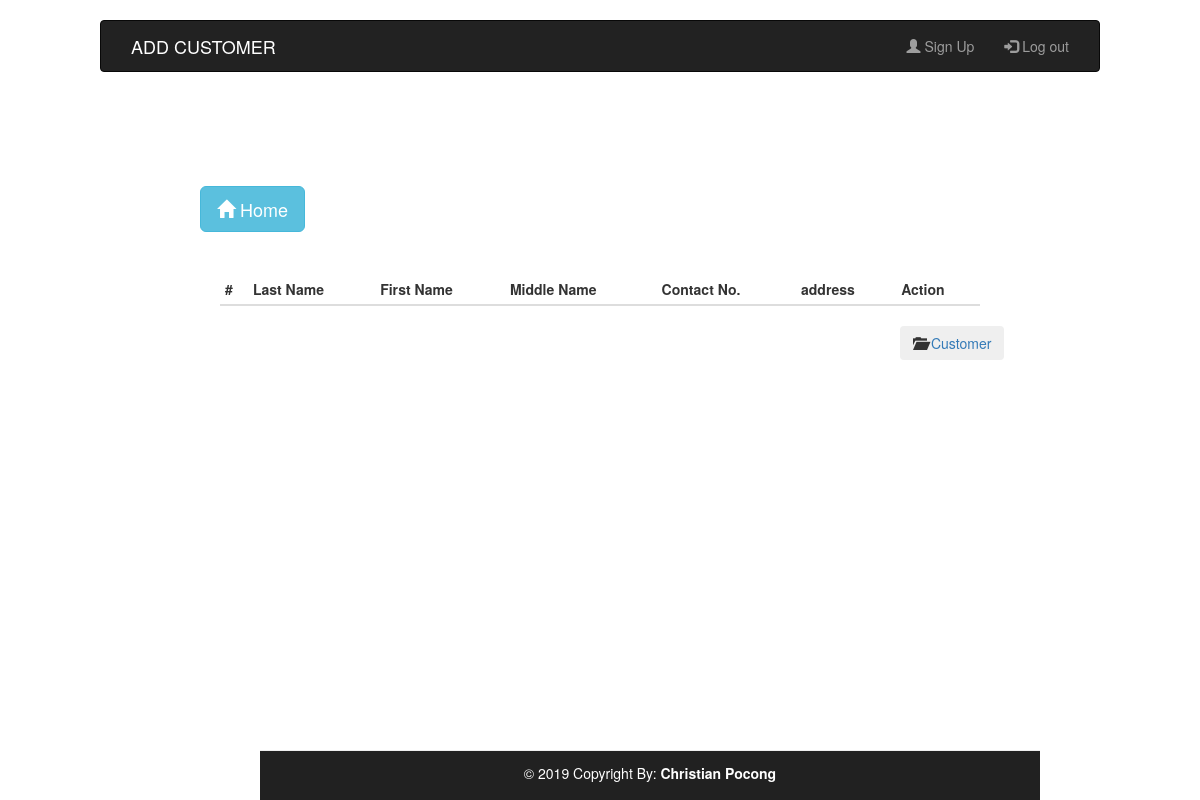
Before: /addcustomer.php (signed in) with the older database file.
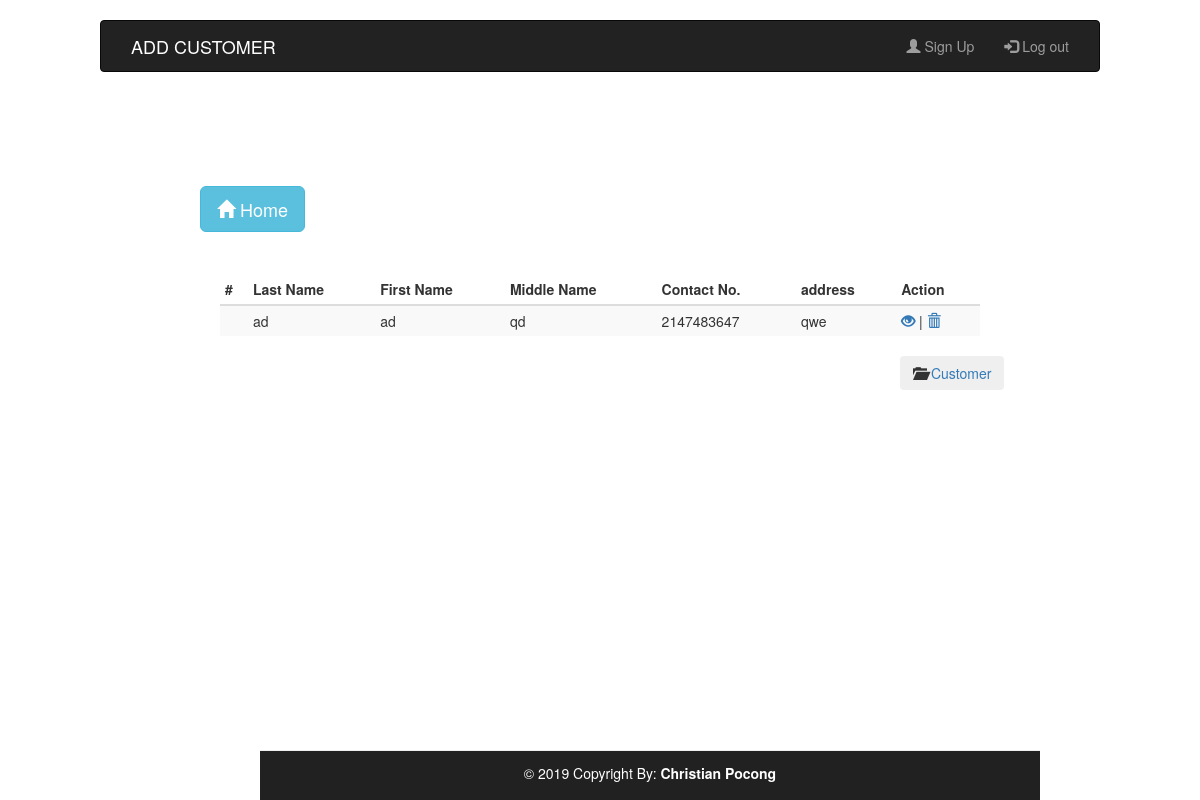
After: the same page with the newer database file.
### tables this page shows
CREATE TABLE `customer` (
  `id` int(11) NOT NULL,
  `userid` int(11) NOT NULL,
  `lastname` varchar(250) NOT NULL,
  `firstname` varchar(220) NOT NULL,
  `middlename` varchar(220) NOT NULL,
  `contactno` int(20) NOT NULL,
  `address` varchar(220) NOT NULL
);

### addcustomer.php (the view, shortened to what this page needs)
<!DOCTYPE html>
<html>
<head>
		<link href="bootstrap-3.3.7/css/bootstrap.css" rel="stylesheet">
        <link href="css/css/style.css" rel="stylesheet">
</head>
<body>
    <br>
    <nav class="navbar navbar-inverse col-sm-10 col-sm-offset-1">
    <div class="container-fluid">
        <div class="navbar-header">
            <a class="navbar-brand" href="#">
                <span id="brand-title">ADD CUSTOMER</span>
             </a>
        </div>
		<ul class="nav navbar-nav navbar-right">
      <li><a href="register.php"><span class="glyphicon glyphicon-user"></span> Sign Up</a></li>
      <li><a href="login.php"><span class="glyphicon glyphicon-log-in"></span> Log out</a></li>
    </ul>
		    </div>
</nav>
	<br><br><br>
	<?php require_once 'processcustomer.php';?>
	<?php
		$mysqli = new mysqli('localhost','root','','registration') or die(mysqli_error($mysqli));
		$username= $_SESSION["username"];
		$result=$mysqli->query("select id from users where username='$username'") or die($mysqli->error);
		if(@count($result)==1)
		{
			$row=$result->fetch_array();
			$userid=$row['id'];
		}
		$result = $mysqli->query("SELECT * FROM customer where userid='$userid'") or die($mysqli->error);
		?>
		<p>&nbsp;</p>
		<p>&nbsp;</p>
		<p>&nbsp;</p>
		<div class="col-sm-offset-2">
		<a href="index.php" class="btn btn-info btn-lg">
          <span class="glyphicon glyphicon-home"></span> Home
        </a>
		</div>
		<p>&nbsp;</p>
		<div class="row">
				<div class="col-sm-8 col-sm-offset-2">
				<div class="container-fluid">
			<table class="table table-condensed table-hover table-striped">
				<thead>
					<tr>
						<th>#</th>
						<th>Last Name</th>
						<th>First Name</th>
						<th>Middle Name</th>
						<th>Contact No.</th>
						<th>address</th>
						<th colspan="2">Action</th>
					</tr>
				</thead>
				<?php
					while($row=$result->fetch_assoc()):?>
						<tr>
							<td><?php echo $row['customer_id']?></td>
							<td><?php echo $row['lastname']?></td>
							<td><?php echo $row['firstname']?></td>
							<td><?php echo $row['middlename']?></td>
							<td><?php echo $row['contactno']?></td>
							<td><?php echo $row['address']?></td>
							<td>
								<a href="editcustomer.php?edit=<?php echo $row['customer_id'];?>"><span class="glyphicon glyphicon-eye-open" title="View Profile"></span></a> |
								<a href="processcustomer.php?delete=<?php echo $row['customer_id'];?>"><span class="glyphicon glyphicon-trash" title="Delete"></span></i></a>
							</td>
						</tr>
						<?php endwhile;?>
			</table>
		</div>
		</div>
		</div>
	<div class="col-sm-offset-9">
	<button type="submit" class="btn"><span class="glyphicon glyphicon-folder-open"></span><a href="editsale.php"><a href="editcustomer.php"> Customer</a></button>
	</div>
	<?php include('footer.php');?>
</body>
</html>

Changed rows visible on the page:
added customer: lastname "ad", firstname "ad", middlename "qd", contactno "2147483647", address "qwe"
